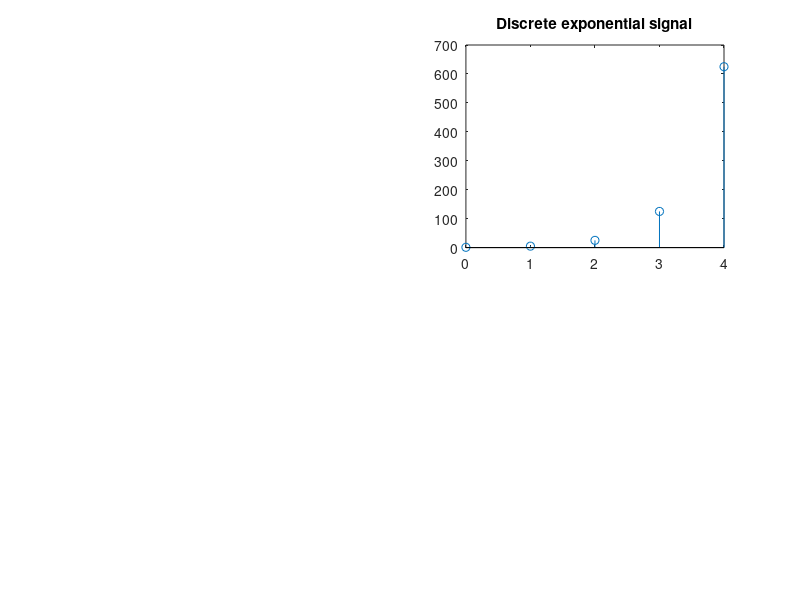

Here is the MATLAB script that generated this plot:
m=input('Enter the value of m: ');
n=0:m-1;
b=input('Enter  the value of b: ');
xn=b.^n;
subplot(2,2,2);
stem(n,xn); 
title("Discrete exponential signal"); 